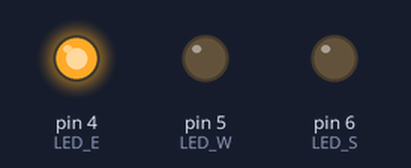
Simulated run of this sketch. Board: Arduino Uno, built with avr-gcc and run on an emulated ATmega328P. Parts: output pins drawn as LEDs (lit = HIGH).

Above: at 0.2 s.
At 0.7 s:
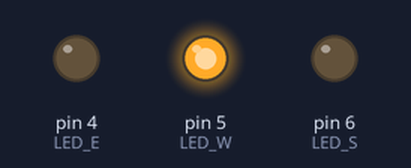
At 2.7 s:
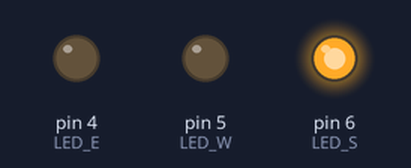
Timing chart, 0 to 3.5 s (numbered marks = the images above):
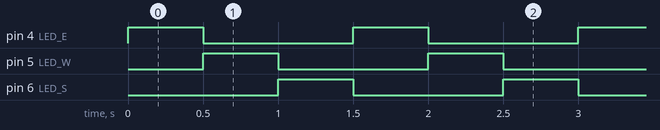

The sketch:

EWS_TEST.ino
```cpp
#define LED_E 4
#define LED_W 5
#define LED_S 6

void setup() {
  pinMode(LED_E, OUTPUT);
  pinMode(LED_W, OUTPUT);
  pinMode(LED_S, OUTPUT);

}

void loop() {
  digitalWrite(LED_E, HIGH);
  delay(500);
  digitalWrite(LED_E, LOW);
  digitalWrite(LED_W, HIGH);
  delay(500);
  digitalWrite(LED_W, LOW);
  digitalWrite(LED_S, HIGH);
  delay(500);
  digitalWrite(LED_S, LOW);

}
```

Measured:
- by itself, pin 4 (LED_E), pin 5 (LED_W), pin 6 (LED_S): alternates HIGH for 0.50 s and LOW for 1.0 s
- by itself, everything shown: repeats every 1.5 s, in 4 steps
